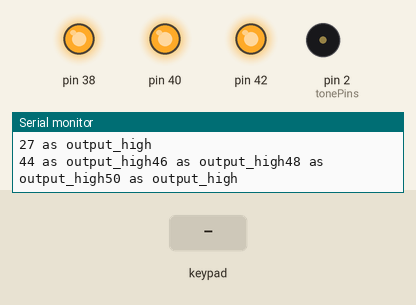
Recording of a sketch running on a simulated Arduino Mega 2560, built with avr-gcc and run on an emulated ATmega2560. Parts: output pins drawn as LEDs (lit = HIGH), buzzer (waves = sounding), the last lines printed to the serial monitor. Wiring (inferred from the names in the program): 6×8 keypad (labels assumed): rows pin 53, pin 51, pin 49, pin 47, pin 45, pin 43; columns pin 41, pin 39, pin 37, pin 35, pin 33, pin 31, pin 29, pin 27. The inputs (shaded band) are chosen by the test bench. Pins used as bus, display or sensor lines are not drawn.

Above: at 1.2 s.
1.3 s: keypad keys 2 9 6 pressed 0.4 s apart
At 1.37 s:
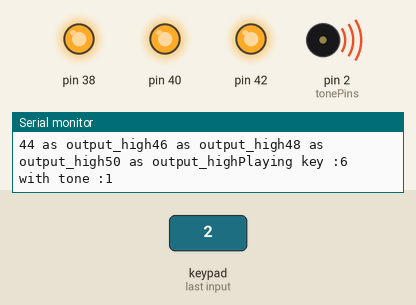
Timing chart, 0 to 4.3 s (numbered marks = the images above; inputs shaded):
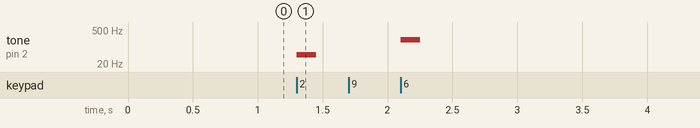

The sketch:

NoiseSynth.ino
```cpp
#include <Tone.h>
//#include "include/DetectKeys.h"
//#include "include/DetectSettings.h"
#include "include/ReadMatrix.h"

#ifdef UNIT_TEST
    #include "/mocks/Arduino.h"
#endif


//byte columns[] = {34, 36, 38, 40, 42, 44, 46, 48};
//byte rows[] = {22, 24, 26, 28, 30, 32};

//const byte columns[] = {35, 37, 39, 41, 43, 45, 47, 49};
//const byte rows[] = {23, 25, 27, 29, 31, 33 };

//const byte rows[] = {37, 35, 33, 31, 29, 27};

//const byte columns[] = {53, 51, 49, 47, 45, 43, 41, 39};

const byte leds[] {38, 40, 42};

// //byte rows[] = {53, 51, 49, 47, 45, 43};

//const byte rows[] = {43, 45, 47, 49, 51, 53};
const byte rows[] = {53, 51, 49, 47, 45, 43};
const byte columns[] = {41, 39, 37, 35, 33, 31, 29, 27 };
//const byte columns[] = {27, 29, 31, 33, 35, 37, 39, 41 };


//const byte buttonRows[] = { 22, 24, 26, 28, 30, 32, 34, 36};
//const byte buttonColumns[] = {44, 46, 48, 50};
//these work 100%!!


byte tonePins[] = {2, 9, 6}; //pwm pins for tone output 2/6/9. 6 wired to other pot.
//byte thirdSound = 6;
//it seems that 4th tone is just not working.
// polyphone of 3 is good enouhg!

Tone tone1;
Tone tone2;
Tone tone3;
//Tone tone4;

//Tone *tones[4] = {&tone1, &tone2, &tone3, &tone4};
Tone *tones[3] = {&tone1, &tone2, &tone3};

//Tone *tones[2] = {&tone1, &tone2};


struct Playing {
  int key_id;
  bool enabled;
};

Playing T1;
Playing T2;
Playing T3;
//Playing T4;

//Playing *sound[4] = {&T1, &T2, &T3, &T4};
Playing *sound[3] = {&T1, &T2, &T3};
//Playing *sound[2] = {&T1, &T2};


int freqChart[] = {
0,0,0,0,437, 463,
490, 519, 550, 583, 617, 654,
693, 734, 778, 824, 873, 925,
980, 1038, 1100, 1165, 1235, 1308,
1390, 1468, 1556, 1648, 1746, 1850,
1960, 2077, 2200, 2331, 2469, 2616,
2772, 2937, 3111, 3296, 3492, 3700,
3920, 4153, 4400, 4662, 4939, 5233
 }; //freq in Hz * 10

 /*
 -, -, -, -, F, F#,
 G, G#, A, A#, H, C,
 C#, D, D#, E, F, F#,
 + 5 additional rows
 ....
 */


/*
Note to self 4.7.2023: this grid probably now works, there are potential hw issues with the keyboard that needs further investigation...

pins (as 5.7.2023) - connected 1:1 linearly from keyboard pcb to arduino

base logic
rows -> input_pullup (22, 24, 26, 28, 30, 32)
columns -> output, high (34, 36, 38, 40, 42, 44, 46, 48)
and when reading, set output to low
...-> if key is pressed, row inputs drop to low
no keypress -> row reads high


      22    24    26    28    30    32
34 -  ?   , G0  , C#1 , G1  , C#2 , G2
36 -  C#3 , G3  , D1  , G#1 , D2  , G#2
38 -  D3  , G#3 , D#1 , A1  , D#2 , A2
40 -  D#3 , A3  , E1  , A#1 , E2  , A#2
42 -  E3  , A#3 , F1  , H1  , F2  , H2
44 -  F3  , H3  , F#1 , C2  , F#2 , C3
46 -  F#3 , C4  , ?   , ?   , ?   , ?     this is probably the one column with only 2 diodes?!?
48 -  ?   , ?   , ?   , ?   , ?   , ?

missing: F0, F#0, G#0, A0, A#0, H0, C1 - all from the beginning!
blanks: 11 pcs

this would translate to row 8 ?!?!?
Or then not, but that might be a start...

update: software bug, got rows & columns messed up...

    22    24    26    28    30    32
34                          F0    F#0
36  G0    G#0   A0    A#0   H0    C1
38  C#1   D1    D#1   E1    F1    F#1
40  G1    G#1   A1    A#1   H1    C2
42  C#2   D2    D#2   E2    F2    F#2
44  G2    G#2   A2    A#2   H2    C3
46  C#3   D3    D#3   E3    F3    F#3
48  G3    G#3   A3    A#3   H3    C

8.7.2023 tested, all working!

*/

const int rowCount = sizeof(rows) / sizeof(rows[0]);
const int colCount = sizeof(columns) / sizeof(columns[0]);

const int ledCount = sizeof(leds) / sizeof(leds[0]);

const int toneCount = sizeof(tonePins) / sizeof(tonePins[0]);

const byte buttonRows[] = { 22, 24, 26, 28, 30, 32, 34, 36};
const byte buttonColumns[] = {44, 46, 48, 50};
const int buttonRowCount = sizeof(buttonRows) / sizeof(buttonRows[0]);
const int buttonColumnCount = sizeof(buttonColumns) / sizeof(buttonColumns[0]);

byte keyMap[colCount][rowCount] = {0};

void setup() {
  // put your setup code here, to run once:
  Serial.begin(115200);

  //for (int i = 0; i < sizeof(tonePins) / sizeof(tonepins[0])) {

  //}
  for (int i = 0; i < ledCount; i++) {
    pinMode(leds[i], OUTPUT);
    Serial.print("Setting led ");
    Serial.print(i+1);
    Serial.println(" off");
    digitalWrite(leds[i], HIGH);
  }

  /*for (int i = 0; i < toneCount; i++) {
    Serial.print("Enabling tone ");
    tones[i]->begin(tonePins[i]);
    Serial.print(i+1);
    Serial.print(" at pin ");
    Serial.println(tonePins[i]);
  }*/
  tone1.begin(tonePins[0]);
  tone2.begin(tonePins[1]);
  tone3.begin(tonePins[2]);
  //tone3.begin(thirdSound);
  //tone4.begin(tonePins[3]);

  for (int i = 0; i < rowCount; i++) {
    Serial.print(rows[i]);
    Serial.println(" as input_pullup");
    pinMode(rows[i], INPUT_PULLUP);
  }

  for (int i = 0; i< buttonRowCount; i++) {
    Serial.print(buttonRows[i]);
    Serial.println(" as input_pullup");
    pinMode(buttonRows[i], INPUT_PULLUP);
  }

//const int buttonRowCount = sizeof(buttonRows) / sizeof(buttonRows[0]);
//const int buttonColumnCount = sizeof(buttonColumns) / sizeof(buttonColumns[0]);


  for (int i = 0; i < colCount; i++) {
    Serial.print(columns[i]);
    Serial.println(" as output_high");
    pinMode(columns[i], OUTPUT);
    digitalWrite(columns[i], HIGH);
  }

  for (int i = 0; i < buttonColumnCount; i ++) {
    Serial.print(buttonColumns[i]);
    Serial.print(" as output_high");
    pinMode(buttonColumns[i], OUTPUT);
    digitalWrite(buttonColumns[i], HIGH);
  }

 //   Serial.println("Column - Row1, Row2, Row3,... ");

}


void PrintMatrix() {
  Serial.println("--------------------------");

  for (int i = 0; i < colCount; i++) {

    Serial.print(i+1);
    Serial.print(" -  ");
    for (int j = 0; j < rowCount; j++) {
      Serial.print(keyMap[i][j]);
      if (j < rowCount -1) {
        Serial.print(",");
      }

    }
    Serial.println("");


  }
  //delay(1000);
}

int GetFirstFreeTone() {
  for (int i = 0; i < toneCount; i++) {
    if (!(sound[i]->enabled)) {
      return i;
    }
  }
  return -1;
}

int IsTonePlaying(int keyValue) {
  for (int i = 0; i < toneCount; i++) {
    if (sound[i]->key_id == keyValue) {
      return i;
    }
  }
  return -1;
}

void CheckReleasedKeys(){
  for (int i = 0; i < toneCount; i++) {
    if (sound[i]->enabled) {
      int secondArray = sound[i]->key_id % 6;
      int firstArray = (sound[i]->key_id - secondArray) / 6;
      if (keyMap[firstArray][secondArray] == 1) {
        Serial.print("Sound ");
        Serial.print(i+1);
        Serial.println(" released");
        tones[i]->stop();
        sound[i]->enabled = false;
      }
    }
  }
}

bool IsKeyPressed(int key_code) {
  for (int i = 0; i < toneCount; i ++) {
    if (sound[i]->enabled) {
      if (sound[i]->key_id == key_code) {
        return true;
      }
    }
  }
  return false;
}

int GetFreeTones() {
  int freeTones = 0;
  for (int i = 0; i < toneCount; i++) {
    if (!(sound[i]->enabled)) {
      freeTones++;
    }
  }
  return freeTones;
}

void ProcessTones() {
  int tonesFree = GetFreeTones;
  while (tonesFree > 0) { //proceed until all tones are populated
    for (int i = 0; i < colCount; i++) {
      for (int j = 0; j < rowCount; j++) {
        if (keyMap[i][j] == 0) {
          int keyValue = i * 6 + j;
          if (!(IsKeyPressed(keyValue))) {
            int firstIndex = GetFirstFreeTone();
            if (firstIndex > -1 ) { //new stuff only when there are free tones available
              PlayTone(firstIndex, keyValue);
              tonesFree--;
            }
          }
        }
      }
    }
    tonesFree = 0; //in case there are remaining tones free we need to break this while loop...
  }
}


void PlayTone(int soundNumber, int keyValue) {
  Serial.print("Playing key :");
  Serial.print(keyValue);
  Serial.print(" with tone :");
  Serial.println(soundNumber+1);
  sound[soundNumber]->enabled = true;
  sound[soundNumber]->key_id = keyValue;
  int toneFreq = freqChart[keyValue];
  toneFreq = toneFreq / 10;
  tones[soundNumber]->play(toneFreq);
}

void PlayMatrix() {
  //unsigned int timeStamp = millis(); //timestamp for delay calculation
  //int toneLength = 100; //tone length
  int currentPinNumber = 0; //output pin order number
  for (int i = 0; i < colCount; i++) {
    for (int j = 0; j < rowCount; j++) {
      //Serial.print("-");
      if (keyMap[i][j] == 0) {
        int keyValue = i * 6 + j;
        int toneFreq = freqChart[keyValue];

        toneFreq = toneFreq/10; //stored as *10, now it is taken back
        tones[currentPinNumber]->play(toneFreq);
        Serial.print("Playing tone with output");
        Serial.print(currentPinNumber+1);
        //todo: rewrite this tone -stuff to try to be something else and not only square wave?!?
        //tone(tonePins[currentPinNumber], toneFreq, toneLength);

        currentPinNumber++;
        if (currentPinNumber >= toneCount) { //this was the last pin, start from beginning
          currentPinNumber = 0;
        }


      }
      Serial.println();
    }


  }

  for (int i = 0; i < 4; i++) {
    tones[i]->stop();
  }
  //int delayValue = toneLength - (millis() - timeStamp); //compensate delay based on how long executing this one lasts..
  //delay(delayValue);
}


void ReadMatrix() {
  for (int i = 0; i < colCount; i++) {
    digitalWrite(columns[i], LOW);
    //delay(50);
    for (int j = 0; j < rowCount; j++) {

      keyMap[i][j] = digitalRead(rows[j]);
    }
    digitalWrite(columns[i], HIGH);
  }
}

void loop() {


  ReadMatrix();
  //PrintMatrix();
  //delay(500);
  //PlayTone(1, 20);
  //ReadMatrix();
  CheckReleasedKeys();
  ProcessTones();
  //tone3.play(100);
  //PlayTone(2, 10);
  //sound[soundNumber]->enabled = true;
  //sound[soundNumber]->key_id = keyValue;
  //int toneFreq = freqChart[keyValue];
  //toneFreq = toneFreq / 10;
  //tones[soundNumber]->play(toneFreq);


  //PlayMatrix(); //this gave pretty wild sound effects...
  //PrintMatrix();
  //digitalWrite(LED_BUILTIN, !digitalRead(LED_BUILTIN));
  //digitalWrite(38, !digitalRead(38));
  //digitalWrite(40, !digitalRead(40));
  //digitalWrite(42, !digitalRead(42));

  //delay(1000);

}
```

ReadMatrix.h
```cpp
#ifndef ReadMatrix_h
#define ReadMatrix_h

/// @brief
/// @param ptr  - pointer_array[ARR_SIZE] || ARR_SIZE = rowCount * colCount
/// @param rowCount - how many rows in total
/// @param rowList - DI/DO pins for rows
/// @param colCount - how many columns in total
/// @param colList - DI/DO pins for columns
/// @return
bool ReadMatrix(int ptr[], int rowCount, int rowList[], int colCount, int colList[]);
/*
\\ ReadMatrix(int pointer[])
\\\
\\
*/
#endif
```

ReadMatrix.cpp
```cpp
//#include "../include/ReadMatrix.h"
//#include "Arduino.h"
//#include "/home/timo/.arduino15/packages/arduino/hardware/avr/1.8.6/cores/arduino/Arduino.h"
//#include "../include/Arduino.h"


#ifdef UNIT_TEST
    #include "../mocks/digitalReadWriteMock.h"
#endif


bool ReadMatrix(int ptr[], int rowCount, int rowList[], int colCount, int colList[]) {

  /*
  How this works?
  First everything is set up as input_pullup (everything is 1)
  Then a column is switched to 0
  And all rows read to see if something changes to 0 -> button pressed

  */

  for (int col = 0; col < colCount; col++) {
    digitalWrite(colList[col], 0); //writing column low in order to read input_pullup
    //delay(20);
    for (int row = 0; row < rowCount; row++) {
      ptr[col * rowCount + row] = digitalRead(rowList[row]);
      //ptr[col * rowCount + row] = 1;
    }
    digitalWrite(colList[col], 1); //setting it back up

  }


    return HIGH;
    //if (&ptr != NULL) {
    //  done = true;
    //}
    //int *arr = (int*) malloc(sizeof(int[rowCount*colCount]));


    //int arr[rowCount*colCount] = { 0 };


    //int keyArray[rowCount][colCount] = {0};
    //int keyArray[rowCount];
    //return (int**) keyArray;

    //what if here is just an array of buttons pressed altogether?
    //nope, not going to work at all! makes everything too complex!
    //let's just use 1d array instead! arr[999]
    //referenced by arr[colNumber * rowCount + rowNumber] ?!?!


/*void ReadMatrix() {
  for (int i = 0; i < colCount; i++) {
    digitalWrite(columns[i], LOW);
    //delay(50);
    for (int j = 0; j < rowCount; j++) {

      keyMap[i][j] = digitalRead(rows[j]);
    }
    digitalWrite(columns[i], HIGH);
  }
}
*/


}
```

Measured:
- after the input at 1.3 s, tone on pin 2 (tonePins): silent → 49 Hz at once, → silent 0.15 s later, → 196 Hz 0.65 s later, → silent 0.15 s later
